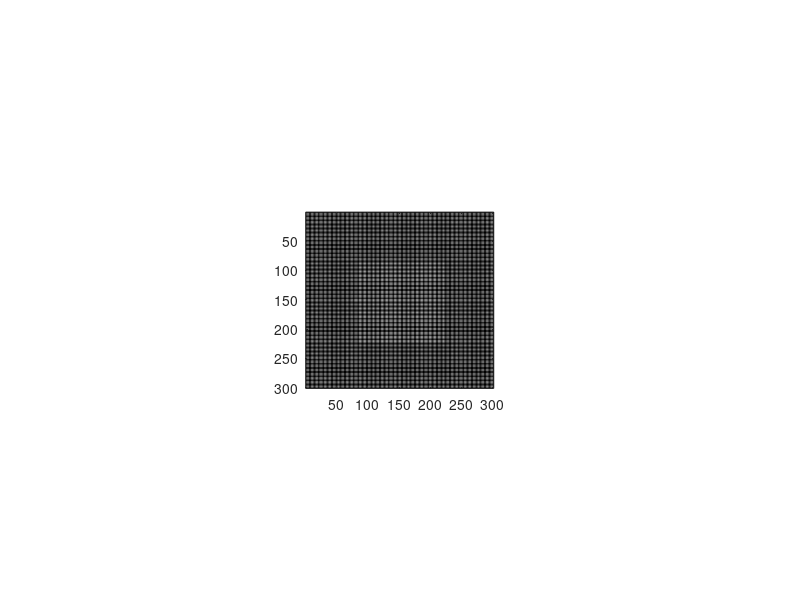

Write MATLAB code to recreate this figure.
function experiment2(bulge_deg)
CPD=2.14;
if ~exist('bulge_deg','var')
    bulge_deg=0.5;
end
rim_col= 0.5;
square_col= 0.6;
jitter=[600 800];
step=0.01;
detections=3; % how many detections to declare threshold
%% make phosphene matrix
maxTrials=300;
% screen size and angles
% get screen size
set(0,'units','pixels')
Pix_SS = get(0,'screensize');
set(0,'units','centimeters')
CM_SS = get(0,'screensize');
pixelSize=CM_SS(3)/Pix_SS(3);

%widthFig=atan(angleFig)*distanceFromScreen;  %cm
%widthFig=round(widthFig/CM_SS(3)*Pix_SS(3)); %pix


angleDim='w'; % 'h' or 'w' determine the 45deg angle by window hight / width
FOV=45;
heightDeg=10;%field of view in degrees
% compute the aray hight(=width) of phosphenes in pixels
if strcmp(angleDim,'h')
    distanceFromScreen=CM_SS(4)/2/tand(FOV/2);
    heightPix=round(Pix_SS(4)*heightDeg/FOV);
elseif strcmp(angleDim,'w')
    distanceFromScreen=CM_SS(3)/2/tand(FOV/2);
    heightPix=round(Pix_SS(3)*heightDeg/FOV);
else
    error('choose dimention for figure limits')
end



%figure('Units','pixels','Position',[100 100 n m])
% set(gca,'Position',[0 0 1 1])
%% Image's parameters (phosphene area)


%height=900;
%widthPix=heightPix;
square_size_deg=5;                     %internal square size in degrees
square_size=round(square_size_deg/heightDeg*heightPix); %intenal square size in pixels

%% Bulge's parameters
%bulge sizes in degrees
bulge_pix=round((bulge_deg./FOV)*heightPix);      %bulge sizes in pixels

%% Resolutions parameters
res=CPD;                                        %Desired resolutions in CPD (2.14 CPD is 42.88*42.88 phosphenes. we want CPD 1.25, 2.5 10)
num_phos_res=round(res.*2*heightDeg);                %number of phosphenes in the whole image per resolution
pix_res=round(heightPix./num_phos_res);           % width of a phosphene in pixels
sigma = pix_res^0.5;
h = fspecial('gaussian', pix_res, sigma);
h=h-min(min(h));
h=h./max(max(h));
Phosphene_Matrix=repmat(h,num_phos_res,num_phos_res);
%figure;
pixStartX=round(Pix_SS(3)/2-length(Phosphene_Matrix)/2);
pixStartY=round(Pix_SS(4)/2-length(Phosphene_Matrix)/2);


%% make shape
squareSizePhos=round(square_size/pix_res);
squareInd=false(num_phos_res);
phosStart=floor((num_phos_res-squareSizePhos)/2)+1;
phosEnd=phosStart+squareSizePhos-1;
squareInd(phosStart:phosEnd,phosStart:phosEnd)=true;
bulgePhos=ceil(bulge_pix/pix_res); % 2 phosphenes if at optimal position the bulge covers 2 phosphene centers
bulgeInd=false(num_phos_res);
bulgeStartY=floor(num_phos_res/2+0.5)-floor(bulgePhos/2);
bulgeEndY=bulgeStartY+bulgePhos-1;
bulgeInd(phosEnd+1:phosEnd+bulgePhos,bulgeStartY:bulgeEndY)=true;

%imagesc(weights);

phosInd=zeros(size(Phosphene_Matrix));
ind=0;
for i=1:num_phos_res
    for j=1:num_phos_res
        ind=ind+1;
        for I=1:pix_res
            for J=1:pix_res
                phosInd((i-1)*pix_res+I,(j-1)*pix_res+J)=ind;
            end
        end
    end
end

%% make cross
crossSize=10;
cross=zeros(size(Phosphene_Matrix));
cross(floor(length(Phosphene_Matrix)/2)-crossSize:ceil(length(Phosphene_Matrix)/2)+crossSize,round(length(Phosphene_Matrix)/2))=1;
cross(round(length(Phosphene_Matrix)/2),floor(length(Phosphene_Matrix)/2)-crossSize:ceil(length(Phosphene_Matrix)/2)+crossSize)=1;



%% display desired distance and run experiment
cfg=[];
cfg.jitter=jitter;
cfg.pos=[pixStartX pixStartY length(Phosphene_Matrix) length(Phosphene_Matrix)];
cfg.weights=squareInd+bulgeInd;
cfg.Phosphene_Matrix=Phosphene_Matrix;
cfg.phosInd=phosInd;
cfg.cross=cross;
uiwait(msgbox(['Please sit ',num2str(round(distanceFromScreen)),'cm From screen']));

fh=figure('Units','pixels','Position',Pix_SS,'toolbar','none','MenuBar','none');
%fh=figure;
colormap gray
imagesc(cfg.cross,[0 1]);
set(gca,'Units','pixels','Position',cfg.pos)
set(gcf,'Color',[0 0 0]);
set(0,'PointerLocation',[-1 -1])
pause
set(fh,'WindowKeyPressFcn',@Key_Press);
triali=1;
direction=randi([1 4],1);
output=[];
%errors=0;
detect=0;
prev=0; % checks if last trial was correct to detect 3 changes from error to detection
Prev=0; % checks sequences of three good trials to make harder level
threshold=1;
%time0=0;
%time1=0;
trial(square_col,rim_col,direction,cfg);%    jitter,cross,img,
%    Log(triali)=output;
%     triali=triali+1;
%     rim_col=rim_col-0.1;
% Log=output;
% %close
% save Log Log
% disp('end')


%% functions
    function Key_Press(~,keyData)
        %log(end+1,1:2)=[toc,list(i)];
        %output(
        %time1=toc;
        output(triali,1:4)=[toc 0 direction square_col-rim_col];
        switch keyData.Key
            case 'uparrow'
                output(triali,2)=1;
            case 'downarrow'
                output(triali,2)=3;
            case 'leftarrow'
                output(triali,2)=2;
            case 'rightarrow'
                output(triali,2)=4;
            case 'q'
                output(triali,2)=5;
                close
                save output output
                return
                %i=length(list);
            case 'space'
                output(triali,2)=6;
        end
        %output
        save output output
        if output(triali,2)==direction && prev==0
            detect=detect+1;
            if detect==detections+1
                threshold=square_col-rim_col;
                close
                save output output threshold
                return
            end
            
        end
        
        if triali<maxTrials
            if output(triali,2)==direction
                prev=1;
                Prev=Prev+1; % counts three for '3 up 1 down' staircase
                if Prev==3
                    rim_col=rim_col+step;
                    Prev=0;
                end
            else
                rim_col=rim_col-step;
                prev=0;
                Prev=0;
            end
            if rim_col>square_col
                rim_col=square_col;
            elseif rim_col<0
                rim_col=0;
            end
            direction=randi([1 4],1);
            
            triali=triali+1;
            trial(square_col,rim_col,direction,cfg);
        else
            disp('end')
            close
            return
        end
    end
%         close
        %         log(end,4)=stimType(list(i),4);
        %         log(end,5)=stimType(list(i),3);
        %         save ('log','log','actions','stimType')
        %         i=i+1;
        %         if i<(length(list)+1)
        %             imagesc(cross);
        %             pause(dur(i));
        %             imagesc(imgs(:,:,list(i)));
        %             colormap('gray');
        %             tic
        %         else
        %             close
        %         end
        
 
    function trial(square_col,rim_col,direction,cfg)
        %output(triali,1:3)=[0 0 direction];
        dur=randi(cfg.jitter,1)./1000;
        %disp(num2str(dur))
        imagesc(cfg.cross,[0 1]);
%         tic;
%         while toc<dur
%         end
        pause(dur)
        %close;
        % make phosphenized img
        weights=cfg.weights;
        weights(weights>0)=square_col;
        weights(weights==0)=rim_col;
        img=zeros(size(cfg.Phosphene_Matrix));
        img(:)=weights(cfg.phosInd(:));
        img=img.*cfg.Phosphene_Matrix;
        % img faces right
        img=imrotate(img,90*direction);
        imagesc(img,[0 1]);
        tic;
        %pause
    end
end
